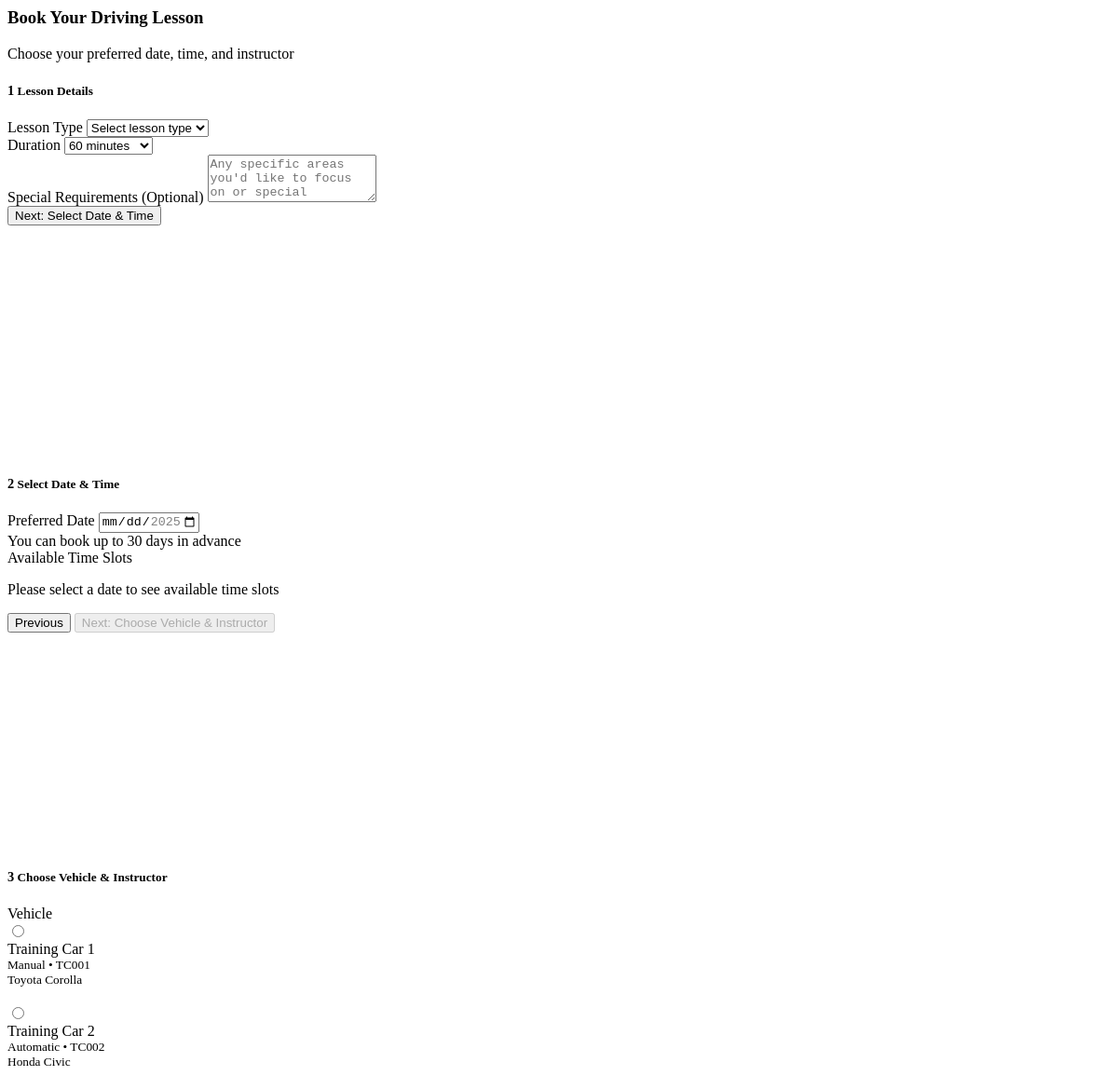
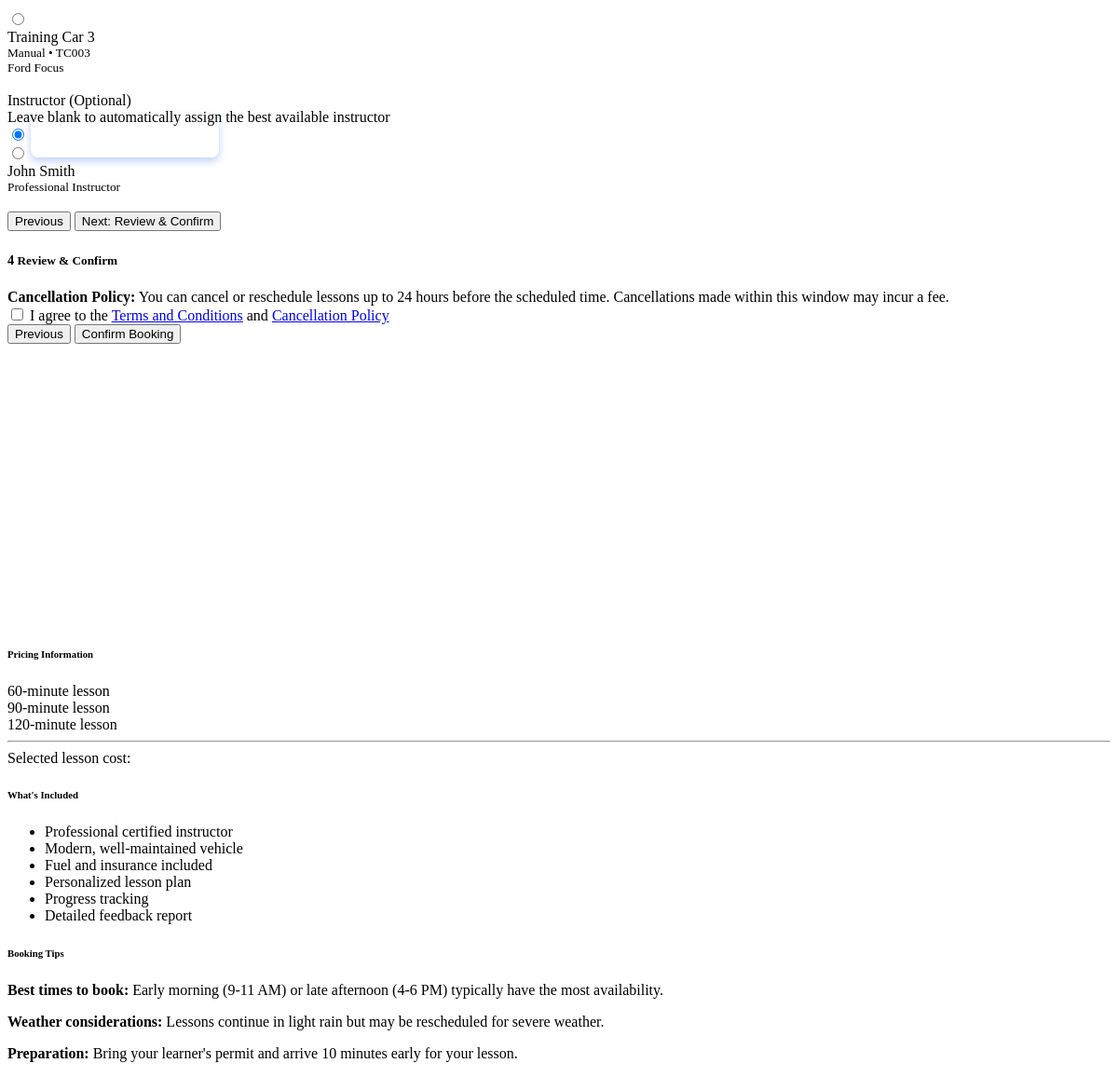
Screenshot of /designs/booking.php with the database file from the repository (2 pictures, top to bottom).
### tables this page shows
CREATE TABLE vehicles (
    id INT PRIMARY KEY AUTO_INCREMENT,
    vehicle_name VARCHAR(100) NOT NULL,
    vehicle_type ENUM('manual', 'automatic') NOT NULL,
    license_plate VARCHAR(20) UNIQUE NOT NULL,
    model VARCHAR(100),
    year INT,
    status ENUM('available', 'maintenance', 'retired') DEFAULT 'available',
    created_at TIMESTAMP DEFAULT CURRENT_TIMESTAMP
);

CREATE TABLE users (
    id INT PRIMARY KEY AUTO_INCREMENT,
    full_name VARCHAR(255) NOT NULL,
    email VARCHAR(255) UNIQUE NOT NULL,
    phone VARCHAR(20) NOT NULL,
    password VARCHAR(255) NOT NULL,
    role ENUM('student', 'instructor', 'admin') DEFAULT 'student',
    profile_image VARCHAR(255),
    date_of_birth DATE,
    address TEXT,
    emergency_contact VARCHAR(20),
    status ENUM('active', 'inactive', 'suspended') DEFAULT 'active',
    email_verified BOOLEAN DEFAULT FALSE,
    otp VARCHAR(6),
    otp_expires DATETIME,
    created_at TIMESTAMP DEFAULT CURRENT_TIMESTAMP,
    updated_at TIMESTAMP DEFAULT CURRENT_TIMESTAMP ON UPDATE CURRENT_TIMESTAMP
);

### designs/booking.php (the view, shortened to what the rows shown need)
<?php
require_once 'classes/BookingClass.php';
$bookingClass = new BookingClass($conn);
$vehicles = $bookingClass->getAvailableVehicles();
$instructors = $bookingClass->getAvailableInstructors();
$availableVehicles = $vehicles['success'] ? $vehicles['vehicles'] : [];
$availableInstructors = $instructors['success'] ? $instructors['instructors'] : [];
?>
<div class="container py-5">
    <div class="row">
        <div class="col-lg-8">
            <div class="card shadow-lg border-0">
                <div class="card-body p-4">
                    <form id="bookingForm" method="POST">
                        <div class="booking-step d-none" id="step3">
                            <div class="row g-4">
                                <div class="col-md-6">
                                    <div id="vehicleOptions">
                                        <?php if (!empty($availableVehicles)): ?>
                                            <?php foreach ($availableVehicles as $vehicle): ?>
                                                <div class="vehicle-option">
                                                    <input type="radio" class="btn-check" name="vehicle_id"
                                                           id="vehicle_<?= $vehicle['id'] ?>" value="<?= $vehicle['id'] ?>" required>
                                                    <label class="btn btn-outline-primary vehicle-card" for="vehicle_<?= $vehicle['id'] ?>">
                                                        <div class="d-flex align-items-center">
                                                            <div class="text-start">
                                                                <div class="fw-bold"><?= htmlspecialchars($vehicle['vehicle_name']) ?></div>
                                                                <small class="text-muted">
                                                                    <?= ucfirst($vehicle['vehicle_type']) ?> • <?= htmlspecialchars($vehicle['license_plate']) ?>
                                                                </small>
                                                                <?php if (isset($vehicle['model'])): ?>
                                                                    <br><small class="text-muted"><?= htmlspecialchars($vehicle['model']) ?></small>
                                                                <?php endif; ?>
                                                            </div>
                                                        </div>
                                                    </label>
                                                </div>
                                            <?php endforeach; ?>
                                        <?php endif; ?>
                                    </div>
                                </div>
                                <div class="col-md-6">
                                    <div id="instructorOptions">
                                        <?php if (!empty($availableInstructors)): ?>
                                            <?php foreach ($availableInstructors as $instructor): ?>
                                                <div class="instructor-option mb-2">
                                                    <input type="radio" class="btn-check" name="instructor_id"
                                                           id="instructor_<?= $instructor['id'] ?>" value="<?= $instructor['id'] ?>">
                                                    <label class="btn btn-outline-info w-100" for="instructor_<?= $instructor['id'] ?>">
                                                        <div class="d-flex align-items-center">
                                                            <div class="text-start">
                                                                <div class="fw-bold"><?= htmlspecialchars($instructor['full_name']) ?></div>
                                                                <small class="text-muted">Professional Instructor</small>
                                                            </div>
                                                        </div>
                                                    </label>
                                                </div>
                                            <?php endforeach; ?>
                                        <?php endif; ?>
                                    </div>
                                </div>
                            </div>
                        </div>
                    </form>
                </div>
            </div>
        </div>
    </div>
</div>

### rows the page displays
vehicles: vehicle_name "Training Car 1", vehicle_type "Manual", license_plate "TC001", model "Toyota Corolla"
vehicles: vehicle_name "Training Car 2", vehicle_type "Automatic", license_plate "TC002", model "Honda Civic"
vehicles: vehicle_name "Training Car 3", vehicle_type "Manual", license_plate "TC003", model "Ford Focus"
users: full_name "John Smith"

### other values shown
BOOKING_ADVANCE_DAYS "30"
CANCELLATION_HOURS "24"
